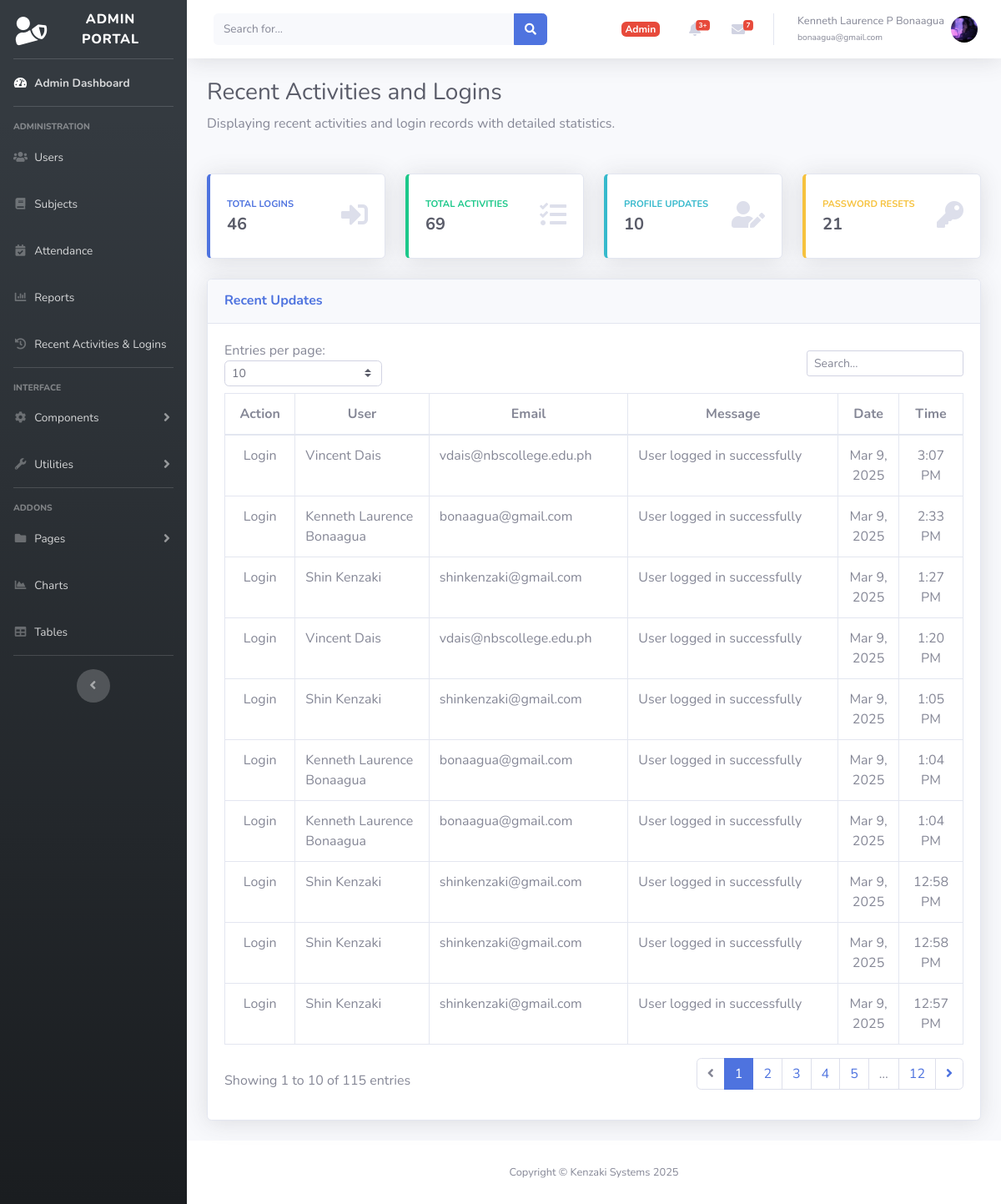
The page /recent_activities_logins.php (signed in) on the database as committed earlier.
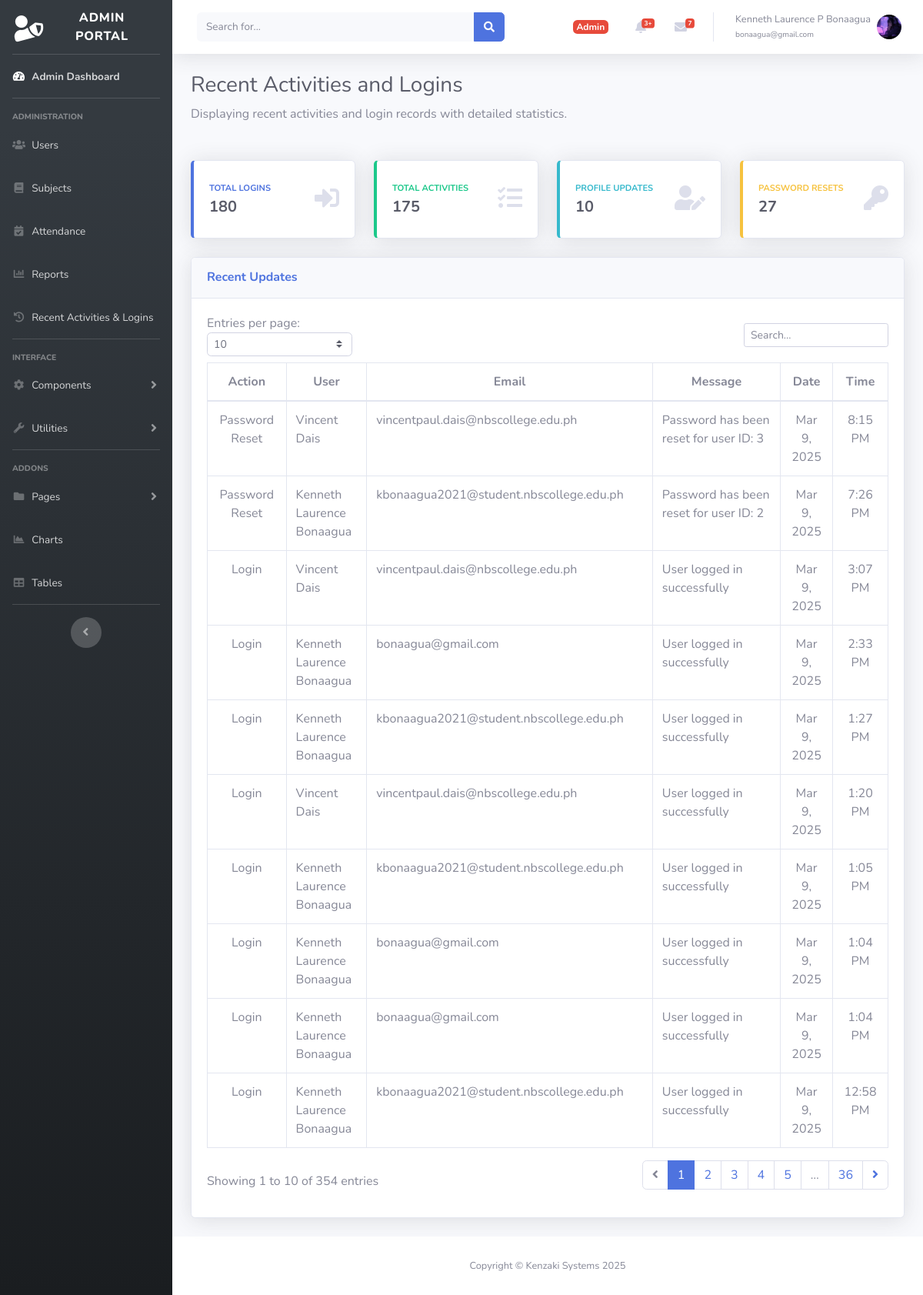
The same page on the database as committed later.
### tables this page shows
CREATE TABLE `updates` (
  `id` int(11) NOT NULL,
  `user_id` int(11) DEFAULT NULL,
  `title` varchar(225) DEFAULT NULL,
  `message` varchar(225) DEFAULT NULL,
  `timestamp` timestamp NULL DEFAULT NULL
);

CREATE TABLE `users` (
  `id` int(11) NOT NULL,
  `firstname` varchar(225) DEFAULT NULL,
  `middle_init` varchar(225) DEFAULT NULL,
  `lastname` varchar(225) DEFAULT NULL,
  `email` varchar(225) DEFAULT NULL,
  `password` varchar(225) DEFAULT NULL,
  `usertype` varchar(225) DEFAULT NULL,
  `department` varchar(225) DEFAULT NULL,
  `status` varchar(225) DEFAULT NULL,
  `image` varchar(225) DEFAULT NULL,
  `gender` varchar(225) DEFAULT NULL,
  `last_update` timestamp NULL DEFAULT NULL,
  `last_login` timestamp NULL DEFAULT NULL
);

### recent_activities_logins.php (the view, shortened to what the changed rows need)
<?php
include 'includes/header.php';
require 'db.php';
$recentUpdatesQuery = "SELECT u.id, u.title, u.message, u.timestamp,
                       usr.firstname, usr.lastname, usr.email
                       FROM updates u
                       JOIN users usr ON u.user_id = usr.id
                       ORDER BY u.timestamp DESC";
$recentUpdatesResult = $conn->query($recentUpdatesQuery);
$recentUpdates = [];
if ($recentUpdatesResult && $recentUpdatesResult->num_rows > 0) {
    while ($row = $recentUpdatesResult->fetch_assoc()) {
        $recentUpdates[] = $row;
    }
}
$totalLoginsQuery = "SELECT COUNT(*) as total FROM updates WHERE title = 'Login'";
$totalLoginsResult = $conn->query($totalLoginsQuery);
$totalLogins = $totalLoginsResult->fetch_assoc()['total'];
$totalActivitiesQuery = "SELECT COUNT(*) as total FROM updates WHERE title != 'Login'";
$totalActivitiesResult = $conn->query($totalActivitiesQuery);
$totalActivities = $totalActivitiesResult->fetch_assoc()['total'];
$totalPasswordResetsQuery = "SELECT COUNT(*) as total FROM updates WHERE title = 'Password Reset'";
$totalPasswordResetsResult = $conn->query($totalPasswordResetsQuery);
$totalPasswordResets = $totalPasswordResetsResult->fetch_assoc()['total'];
?>
<div class="container-fluid">
    <div class="d-sm-flex align-items-center justify-content-between mb-4">
        <div>
            <h1 class="h3 mb-2 text-gray-800">Recent Activities and Logins</h1>
        </div>
    </div>
    <div class="row">
        <div class="col-xl-3 col-md-6 mb-4">
            <div class="card border-left-primary shadow h-100 py-2">
                <div class="card-body">
                    <div class="row no-gutters align-items-center">
                        <div class="col mr-2">
                            <div class="text-xs font-weight-bold text-primary text-uppercase mb-1">Total Logins</div>
                            <div class="h5 mb-0 font-weight-bold text-gray-800"><?= $totalLogins ?></div>
                        </div>
                    </div>
                </div>
            </div>
        </div>
        <div class="col-xl-3 col-md-6 mb-4">
            <div class="card border-left-success shadow h-100 py-2">
                <div class="card-body">
                    <div class="row no-gutters align-items-center">
                        <div class="col mr-2">
                            <div class="text-xs font-weight-bold text-success text-uppercase mb-1">Total Activities</div>
                            <div class="h5 mb-0 font-weight-bold text-gray-800"><?= $totalActivities ?></div>
                        </div>
                    </div>
                </div>
            </div>
        </div>
        <div class="col-xl-3 col-md-6 mb-4">
            <div class="card border-left-warning shadow h-100 py-2">
                <div class="card-body">
                    <div class="row no-gutters align-items-center">
                        <div class="col mr-2">
                            <div class="text-xs font-weight-bold text-warning text-uppercase mb-1">Password Resets</div>
                            <div class="h5 mb-0 font-weight-bold text-gray-800"><?= $totalPasswordResets ?></div>
                        </div>
                    </div>
                </div>
            </div>
        </div>
    </div>
    <div class="card shadow mb-4">
        <div class="card-body">
            <?php if (empty($recentUpdates)): ?>
                <p class="text-center">No recent updates found</p>
            <?php else: ?>
                <div class="table-responsive">
                    <table class="table table-bordered" width="100%" cellspacing="0">
                        <thead class="text-center">
                            <tr>
                                <th style="width: 5%;">Action</th>
                                <th style="width: 20%;">User</th>
                                <th style="width: 20%;">Email</th>
                                <th style="width: 30%;">Message</th>
                                <th style="width: 10%;">Date</th>
                                <th style="width: 10%;">Time</th>
                            </tr>
                        </thead>
                        <tbody>
                            <?php foreach ($recentUpdates as $update): ?>
                            <tr>
                                <td class="text-center"><?php echo htmlspecialchars($update['title']); ?></td>
                                <td><?php echo htmlspecialchars($update['firstname'] . ' ' . $update['lastname']); ?></td>
                                <td><?php echo htmlspecialchars($update['email']); ?></td>
                                <td><?php echo htmlspecialchars($update['message']); ?></td>
                                <td class="text-center"><?php echo date('M j, Y', strtotime($update['timestamp'])); ?></td>
                                <td class="text-center"><?php echo date('g:i A', strtotime($update['timestamp'])); ?></td>
                            </tr>
                            <?php endforeach; ?>
                        </tbody>
                    </table>
                </div>
            <?php endif; ?>
        </div>
    </div>
</div>
</div>
<?php include 'includes/footer.php'; ?>

Rows that differ between the two databases and show on the page:
no longer on this page (row unchanged): updates: title "Login", user.lastname "Shin Kenzaki", user.email "shinkenzaki@gmail.com", message "User logged in successfully", timestamp "Mar 9, 2025", timestamp "12:58 PM"
no longer on this page (row unchanged): updates: title "Login", user.lastname "Shin Kenzaki", user.email "shinkenzaki@gmail.com", message "User logged in successfully", timestamp "Mar 9, 2025", timestamp "12:57 PM"
added updates: title "Password Reset", user.lastname "Vincent Dais", user.email "vincentpaul.dais@nbscollege.edu.ph", message "Password has been reset for user ID: 3", timestamp "Mar 9, 2025", timestamp "8:15 PM"
added updates: title "Password Reset", user.lastname "Kenneth Laurence Bonaagua", user.email "kbonaagua2021@student.nbscollege.edu.ph", message "Password has been reset for user ID: 2", timestamp "Mar 9, 2025", timestamp "7:26 PM"
changed through a linked row, updates "3:07 PM": user.email "vdais@nbscollege.edu.ph" → "vincentpaul.dais@nbscollege.edu.ph"
changed through a linked row, updates "1:27 PM": user.lastname "Shin Kenzaki" → "Kenneth Laurence Bonaagua"; user.email "shinkenzaki@gmail.com" → "kbonaagua2021@student.nbscollege.edu.ph"
changed through a linked row, updates "1:20 PM": user.email "vdais@nbscollege.edu.ph" → "vincentpaul.dais@nbscollege.edu.ph"
changed through a linked row, updates "1:05 PM": user.lastname "Shin Kenzaki" → "Kenneth Laurence Bonaagua"; user.email "shinkenzaki@gmail.com" → "kbonaagua2021@student.nbscollege.edu.ph"
changed through a linked row, updates "12:58 PM": user.lastname "Shin Kenzaki" → "Kenneth Laurence Bonaagua"; user.email "shinkenzaki@gmail.com" → "kbonaagua2021@student.nbscollege.edu.ph"
Other text that changed with them:
$totalLogins: "46" → "180"
$totalActivities: "69" → "175"
$totalPasswordResets: "21" → "27"
text written by a page script: "Entries per page: Showing 1 to 10 of 115 entries 1 2 3 4 5 … 12" → "Entries per page: Showing 1 to 10 of 354 entries 1 2 3 4 5 … 36"
